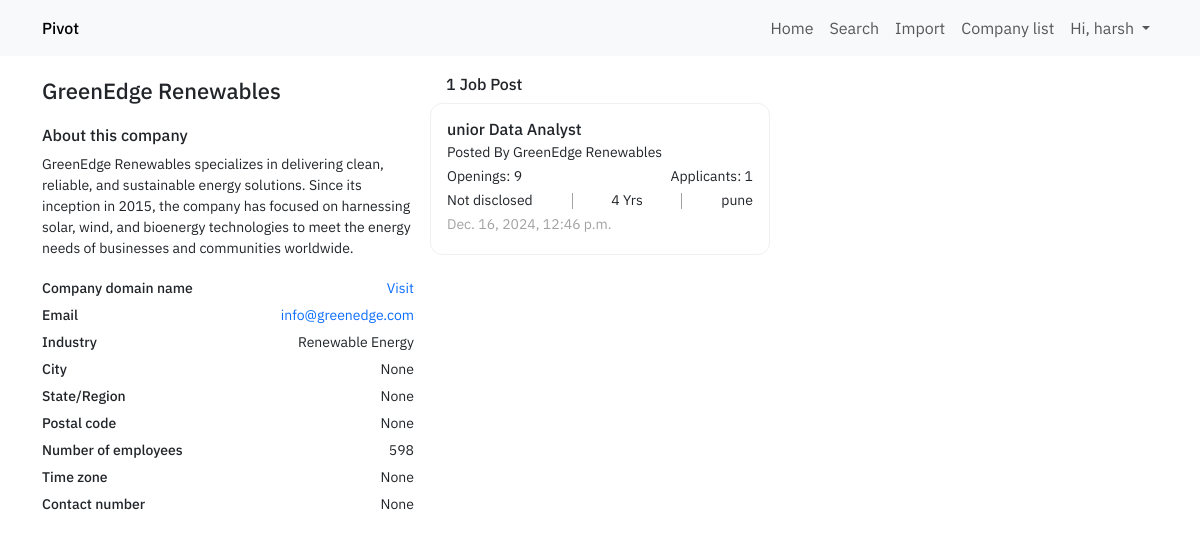
The page /company-profile/4 (signed in) on the database its author committed.
### webpages/models.py (models this page shows, shortened)
class Company(models.Model):
    is_active = models.BooleanField(null=True, blank=True)
    company_name = models.CharField(max_length=255)
    company_address = models.TextField(blank=True, null=True)
    company_email = models.CharField(max_length=255, blank=True, null=True)
    company_info = models.TextField(blank=True, null=True)
    company_domain_name = models.CharField(max_length=255, blank=True, null=True)
    industry_type = models.ForeignKey(IndustryType, on_delete=models.CASCADE, blank=True, null=True)
    company_postal_code = models.CharField(max_length=255, blank=True, null=True)
    company_number_of_employees = models.IntegerField(blank=True, null=True)
    company_time_zone = models.CharField(max_length=255, blank=True, null=True)
    company_linkedin_profile = models.CharField(max_length=255, blank=True, null=True)
    company_annual_revenue = models.CharField(max_length=255, blank=True, null=True)
    company_city = models.CharField(max_length=255, blank=True, null=True)
    company_state_region = models.CharField(max_length=255, blank=True, null=True)
    company_contact_number = models.CharField(max_length=25, blank=True, null=True)
    created_at = models.DateTimeField(auto_now_add=True)
    updated_at = models.DateTimeField(auto_now=True)

class IndustryType(models.Model):
    industry_type_name = models.CharField(max_length=255)
    created_at = models.DateTimeField(auto_now_add=True)
    updated_at = models.DateTimeField(auto_now=True)

class JobPosting(models.Model):
    is_active = models.BooleanField(null=True, blank=True)
    company = models.ForeignKey(Company, on_delete=models.CASCADE)
    job_role = models.CharField(max_length=255)
    experience_required = models.IntegerField(default=0)
    location = models.CharField(max_length=255)
    number_of_openings = models.IntegerField()
    number_of_applicants = models.IntegerField()
    job_description = models.TextField()
    created_at = models.DateTimeField(auto_now_add=True)
    updated_at = models.DateTimeField(auto_now=True)
    created_by = models.ForeignKey(User, on_delete=models.CASCADE)
    def __str__(self):
        return f"{self.id} - {self.job_role} - {self.company.company_name}"

### webpages/views.py (the view)
# urls.py: path("company-profile/<int:id>", view=companyProfile, name="webpages-company-profile"),
@login_required(login_url="user-login")
def companyProfile(request, id):
    companyProfileObject = models.Company.objects.filter(id=id).first()
    jobPostinglist = models.JobPosting.objects.filter(company=companyProfileObject)
    print(jobPostinglist)
    for jobPostingItem in jobPostinglist:
        shortlistedCandidateList = models.ShortlistedCandidate.objects.filter(job_posting= jobPostingItem)
        jobPostingItem.shortlistedCandidateList = shortlistedCandidateList
        jobPostingItem.number_of_candidates = len(shortlistedCandidateList)
        print(jobPostingItem.shortlistedCandidateList)
        for candidate in shortlistedCandidateList:
            candidateTimelineList = models.ShortlistedCandidateTimeline.objects.filter(shortlisted_Candidate=candidate.id)
            candidateProjectList = models.CandidateProject.objects.filter(candidate=candidate.id)
            candidateExperienceList = models.CandidateExperience.objects.filter(candidate=candidate.id)
            candidateEducationList = models.CandidateEducation.objects.filter(candidate=candidate.id)
            print(candidateTimelineList)
            print(candidateProjectList)
            print(candidateExperienceList)
            print(candidateEducationList)
            candidate.candidateTimelineList = candidateTimelineList
            candidate.candidateProjectList = candidateProjectList
            candidate.candidateExperienceList = candidateExperienceList
            candidate.candidateEducationList = candidateEducationList
    context = {
        "companyObject":companyProfileObject,
        "jobPostinglist":jobPostinglist,
        "jobPostLen":len(jobPostinglist)
    }
    return render(request, "company-profile.html", context)

### webpages/models.py (called while the page is built)
    def __str__(self):
        return f"{self.id} - {self.candidate.first_name} {self.candidate.last_name} - {self.company.company_name} - {self.job_posting.job_role}"

### templates/company-profile.html (shortened to what this page needs)
{% load static %}
<!doctype html>
<html lang="en">
<head>
    <link rel="stylesheet" href="{% static './css/main.css' %}">
    <link rel="stylesheet" href="{% static './css/dashboard.css' %}">
    <link rel="stylesheet" href="{% static './css/company-profile.css' %}">
    <link href="https://cdn.jsdelivr.net/npm/bootstrap@5.3.3/dist/css/bootstrap.min.css" rel="stylesheet"
>
</head>
<body>
    {% include 'inc/navbar.html' %}
    <section class="company-profile-section">
        <div class="container">
            <div class="company-profile-grid">
                <div class="company-profile-wrapper">
                    <div class="company-profile">
                        <h1 class="company-profile-info-item company-profile-info-item-name">
                          {{companyObject.company_name}}
                        </h1>
                        <h5 class="title">About this company</h5>
                        <p class="company-profile-info-item company-profile-info-item-about-company">
                            {{companyObject.company_info}}
                        </p>
                        <div class="company-meta-info-wrapper">
                            <div class="company-meta-info-group">
                                <label class="company-meta-info-group-item-label">
                                    Company domain name
                                </label>
                                <div class="company-meta-info-group-item-label-value">
                                    <a href="{{companyObject.company_domain_name}}" class="company-meta-info-group-item-cta">Visit</a>
                                </div>
                            </div>
                            <div class="company-meta-info-group">
                                <label class="company-meta-info-group-item-label">
                                    Email
                                </label>
                                <div class="company-meta-info-group-item-label-value">
                                    <a href="#" class="company-meta-info-group-item-cta">
                                        {{companyObject.company_email}}
                                    </a>
                                </div>
                            </div>
                            <div class="company-meta-info-group">
                                <label class="company-meta-info-group-item-label">
                                    Industry
                                </label>
                                <div class="company-meta-info-group-item-label-value">
                                    {{companyObject.industry_type.industry_type_name}}
                                </div>
                            </div>
                            <div class="company-meta-info-group">
                                <label class="company-meta-info-group-item-label">
                                    City
                                </label>
                                <div class="company-meta-info-group-item-label-value">
                                    {{companyObject.company_city}}
                                </div>
                            </div>
                            <div class="company-meta-info-group">
                                <label class="company-meta-info-group-item-label">
                                    State/Region
                                </label>
                                <div class="company-meta-info-group-item-label-value">
                                    {{companyObject.company_state_region}}
                                </div>
                            </div>
                            <div class="company-meta-info-group">
                                <label class="company-meta-info-group-item-label">
                                    Postal code
                                </label>
                                <div class="company-meta-info-group-item-label-value">
                                    {{companyObject.company_postal_code}}
                                </div>
                            </div>
                            <div class="company-meta-info-group">
                                <label class="company-meta-info-group-item-label">
                                    Number of employees
                                </label>
                                <div class="company-meta-info-group-item-label-value">
                                    {{companyObject.company_number_of_employees}}
                                </div>
                            </div>
                            <div class="company-meta-info-group">
                                <label class="company-meta-info-group-item-label">
                                    Time zone
                                </label>
                                <div class="company-meta-info-group-item-label-value">
                                    {{companyObject.company_time_zone}}
                                </div>
                            </div>
                            <div class="company-meta-info-group">
                                <label class="company-meta-info-group-item-label">
                                    Contact number
                                </label>
                                <div class="company-meta-info-group-item-label-value">
                                    {{companyObject.company_contact_number}}
                                </div>
                            </div>
                        </div>
                    </div>
                </div>
                <div class="job-post-list-wrapper">
                    <h1 class="wrapper-title"> {{jobPostLen}} Job Post</h1>
                    {% for jobPost in jobPostinglist%}
                    <div class="job-post-card " id="jobPost{{jobPost.id}}Candidates">
                        <h1 class="job-post-card-item job-post-card-item-title">
                            {{jobPost.job_role}}
                        </h1>
                        <p class="job-post-card-item job-post-card-item-company-name">
                            Posted By {{jobPost.company.company_name}}
                        </p>
                        <div class="job-post-card-meta-info">
                            <span class="job-post-card-meta-info-item">
                                Openings: {{jobPost.number_of_openings}}
                            </span>
                            <span class="job-post-card-meta-info-item">
                                Applicants: {{jobPost.number_of_applicants}}
                            </span>
                        </div>
                        <div class="job-post-card-meta-info">
                            <span class="job-post-card-meta-info-item">
                                Not disclosed
                            </span>
                            <span class="job-post-card-meta-info-item">
                               {{jobPost.experience_required}} Yrs
                            </span>
                            <span class="job-post-card-meta-info-item">
                                {{jobPost.location}}
                            </span>
                        </div>
                        <div class="job-post-card-meta-info">
                            <span class="job-post-card-meta-info-item">
                                <div class="job-post-card-meta-info-item-timestamp">
                                    {{jobPost.created_at}}
                                </div>
                            </span>
                        </div>
                    </div>
                    {% endfor %}
                </div>
                <div class="shortlisted-candidate-wrapper">
                </div>
            </div>
        </div>
    </section>
</body>
</html>

### templates/inc/navbar.html (shortened to what this page needs)
<nav class="navbar navbar-expand-lg bg-body-tertiary">
    <div class="container">
        {% include 'inc/navbar-brand.html' %}
        <div class="collapse navbar-collapse" id="navbarSupportedContent">
            <ul class="navbar-nav me-auto mb-2 mb-lg-0">
                <li class="nav-item">
                    <a class="nav-link" aria-current="page" href="{% url 'webpages-home' %}">Home</a>
                </li>
                {% if user.is_authenticated %}
                <li class="nav-item">
                    <a class="nav-link" href="{% url 'webpages-search' %}">Search</a>
                </li>
                <li class="nav-item">
                    <a class="nav-link" href="{% url 'webpages-import' %}">Import</a>
                </li>
                <li class="nav-item">
                    <a class="nav-link" href="{% url 'webpages-company-list' %}">Company list</a>
                </li>
                <li class="nav-item dropdown">
                    <a class="nav-link dropdown-toggle" href="#" role="button" data-bs-toggle="dropdown"
                        aria-expanded="false">
                        Hi, {{user.username}}
                    </a>
                </li>
                {% endif %}
            </ul>
        </div>
    </div>
</nav>

### ats/static/css/main.css (style rules this page uses)
:root { --ff-primary: "IBM Plex Sans", sans-serif; --primary-color: "F96E2A"; }
* { font-family: var(--ff-primary); }
.navbar { padding: 1em 2em; }
.navbar .container { display: flex; justify-content: space-between; align-items: center; }
.nav-link { text-decoration: none; color: black; }
ul.navbar-nav.me-auto.mb-2.mb-lg-0 { margin: 0; margin-left: auto; margin-right: 0!important; }

### ats/static/css/dashboard.css (style rules this page uses)
.job-post-card-item { font-size: 14px; margin: 0%; }
.job-post-card-item-title { font-size: 16px; }
.job-post-card { padding: 1em; background: rgb(255, 255, 255); border-bottom: 1px solid rgb(240, 240, 240); }
.job-post-card-item-company-name { margin: 3px 0; }
.job-post-card-meta-info { display: flex; align-items: center; justify-content: space-between; margin: 3px 0; }
.job-post-card-meta-info-item { font-size: 14px; }
.job-post-card-meta-info-item-timestamp { font-size: 14px; color: #a3a3a3; }
.wrapper-title { margin: 1em 0 0 0; padding: 3px 1em; font-size: 16px; }

### ats/static/css/company-profile.css (style rules this page uses)
.company-profile-info-item-name { font-size: 22px; margin: 1em 0; }
.company-profile-wrapper { max-width: 500px; }
.company-profile-info-item-about-company { margin: 0; }
.title { font-size: 16px; }
.company-profile-info-item-about-company { font-size: 14px; }
.company-meta-info-group-item-label, .company-meta-info-group-item-label-value { font-size: 14px; }
.company-meta-info-group-item-label { font-weight: 500; display: block; margin: 3px 0; }
.company-meta-info-group-item-cta { font-size: 14px; text-decoration: none; }
.company-meta-info-wrapper { margin: 1em 0; display: grid; }
.company-meta-info-group { display: flex; justify-content: space-between; align-items: center; }
.company-profile-grid { display: grid; grid-template-columns: 1fr 1fr 1fr; }
.job-post-list-wrapper { margin: 0 1em; }
.job-post-card { border-radius: 12px; border: 1px solid #f0f0f0; margin: 6px 0; }
.shortlisted-candidate-wrapper { height: 90vh; overflow: scroll; }

### rows shown on the page
Company: company_name "GreenEdge Renewables", company_info "GreenEdge Renewables specializes in delivering clean, reliable, and sustainable energy solutions. Since its inception in 2015, the company has focused on harnessing solar, wind, and bioenergy technologies to meet the energy needs of businesses and communities worldwide.", company_email "info@greenedge.com", industry_type.industry_type_name "Renewable Energy", company_city "None", company_state_region "None", company_postal_code "None", company_number_of_employees "598", company_time_zone "None", company_contact_number "None"
JobPosting: job_role "unior Data Analyst", company.company_name "GreenEdge Renewables", number_of_openings "9", number_of_applicants "1", experience_required "4", location "pune", created_at "Dec. 16, 2024, 12:46 p.m."

### other values the page prints
{{ user.username }} "harsh"
{{ jobPostLen }} "1"
